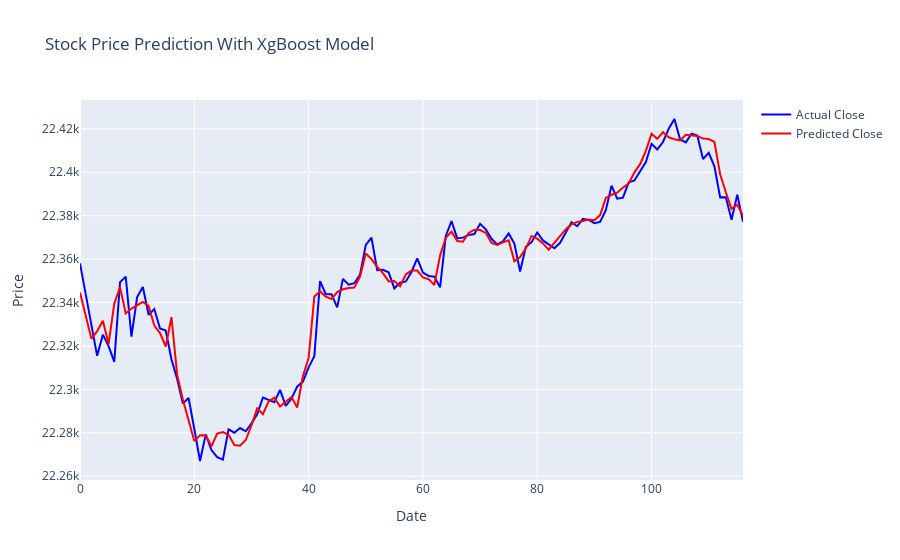
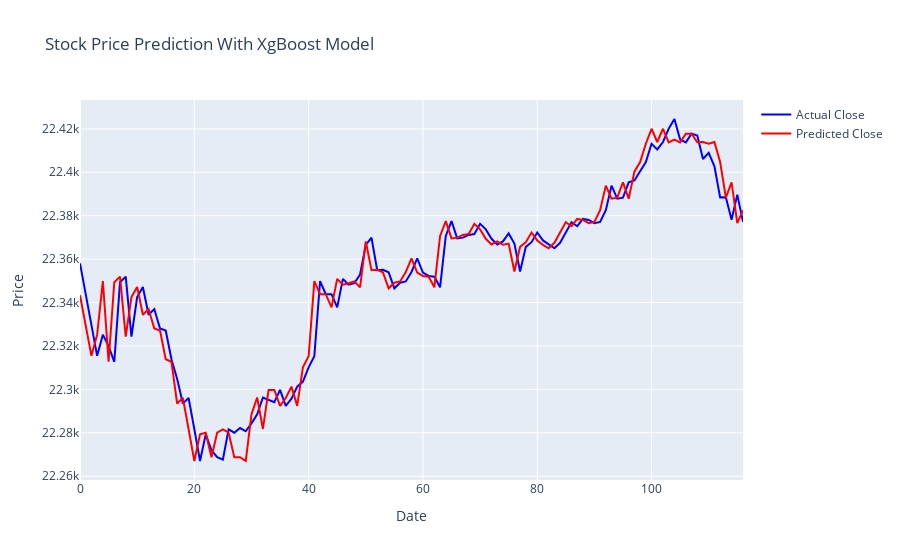
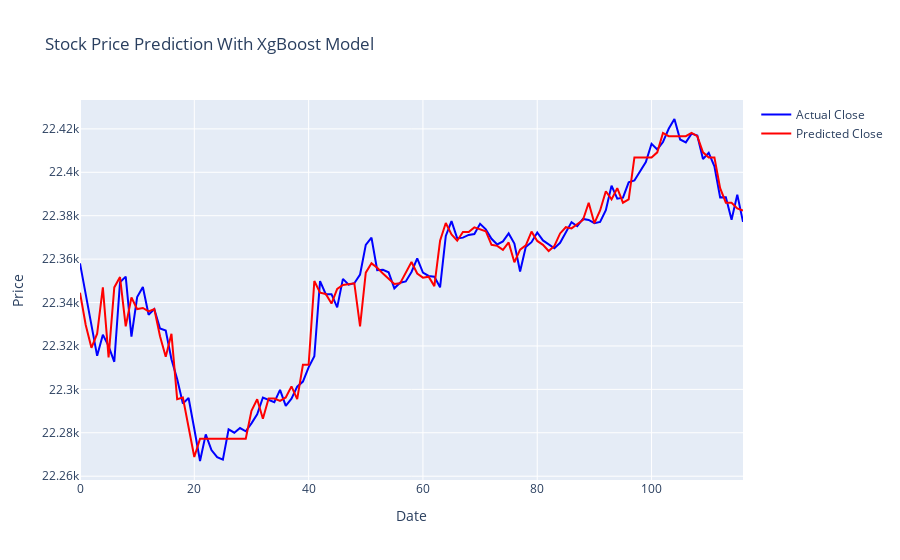

These figures' notebook cell, in order:
### Code cell
while True:
    main()
      # Countdown timer
    for i in range(60, 0, -1):
        print(f"Time remaining: {i} seconds", end='\r')
        time.sleep(1)
    
    clear_output(wait=True)
